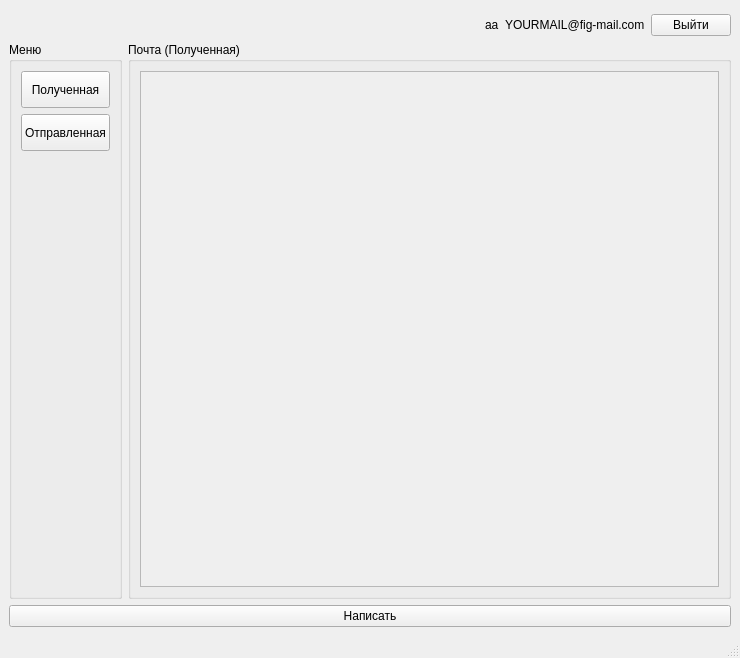
<?xml version="1.0" encoding="UTF-8"?>
<ui version="4.0">
 <class>MainWindow</class>
 <widget class="QMainWindow" name="MainWindow">
  <property name="geometry">
   <rect>
    <x>0</x>
    <y>0</y>
    <width>740</width>
    <height>658</height>
   </rect>
  </property>
  <property name="windowTitle">
   <string>MainWindow</string>
  </property>
  <widget class="QWidget" name="centralwidget">
   <layout class="QVBoxLayout" name="verticalLayout">
    <item>
     <spacer name="verticalSpacer_2">
      <property name="orientation">
       <enum>Qt::Vertical</enum>
      </property>
      <property name="sizeType">
       <enum>QSizePolicy::Minimum</enum>
      </property>
      <property name="sizeHint" stdset="0">
       <size>
        <width>20</width>
        <height>5</height>
       </size>
      </property>
     </spacer>
    </item>
    <item>
     <layout class="QHBoxLayout" name="horizontalLayout">
      <item>
       <spacer name="horizontalSpacer">
        <property name="orientation">
         <enum>Qt::Horizontal</enum>
        </property>
        <property name="sizeType">
         <enum>QSizePolicy::Expanding</enum>
        </property>
        <property name="sizeHint" stdset="0">
         <size>
          <width>40</width>
          <height>1</height>
         </size>
        </property>
       </spacer>
      </item>
      <item>
       <widget class="QLabel" name="pfp_label">
        <property name="text">
         <string>aa</string>
        </property>
       </widget>
      </item>
      <item>
       <widget class="QLabel" name="displayname_label">
        <property name="maximumSize">
         <size>
          <width>16777215</width>
          <height>100</height>
         </size>
        </property>
        <property name="text">
         <string>YOURMAIL@fig-mail.com</string>
        </property>
       </widget>
      </item>
      <item>
       <widget class="QPushButton" name="logout_button">
        <property name="text">
         <string>Выйти</string>
        </property>
       </widget>
      </item>
     </layout>
    </item>
    <item>
     <layout class="QHBoxLayout" name="horizontalLayout_2">
      <item>
       <widget class="QGroupBox" name="groupBox_2">
        <property name="maximumSize">
         <size>
          <width>128</width>
          <height>16777215</height>
         </size>
        </property>
        <property name="title">
         <string>Меню</string>
        </property>
        <layout class="QVBoxLayout" name="verticalLayout_2">
         <item>
          <widget class="QPushButton" name="recieved_emails_button">
           <property name="minimumSize">
            <size>
             <width>0</width>
             <height>37</height>
            </size>
           </property>
           <property name="text">
            <string>Полученная</string>
           </property>
          </widget>
         </item>
         <item>
          <widget class="QPushButton" name="sent_emails_button">
           <property name="minimumSize">
            <size>
             <width>0</width>
             <height>37</height>
            </size>
           </property>
           <property name="text">
            <string>Отправленная</string>
           </property>
          </widget>
         </item>
         <item>
          <spacer name="verticalSpacer">
           <property name="orientation">
            <enum>Qt::Vertical</enum>
           </property>
           <property name="sizeType">
            <enum>QSizePolicy::Expanding</enum>
           </property>
           <property name="sizeHint" stdset="0">
            <size>
             <width>20</width>
             <height>40</height>
            </size>
           </property>
          </spacer>
         </item>
        </layout>
       </widget>
      </item>
      <item>
       <widget class="QGroupBox" name="emailsGroup">
        <property name="minimumSize">
         <size>
          <width>0</width>
          <height>464</height>
         </size>
        </property>
        <property name="title">
         <string>Почта (Полученная)</string>
        </property>
        <layout class="QVBoxLayout" name="verticalLayout_4">
         <item>
          <widget class="QScrollArea" name="scrollArea">
           <property name="widgetResizable">
            <bool>true</bool>
           </property>
           <widget class="QWidget" name="scrollAreaWidgetContents">
            <property name="geometry">
             <rect>
              <x>0</x>
              <y>0</y>
              <width>565</width>
              <height>457</height>
             </rect>
            </property>
            <layout class="QVBoxLayout" name="verticalLayout_3"/>
           </widget>
          </widget>
         </item>
        </layout>
       </widget>
      </item>
     </layout>
    </item>
    <item>
     <widget class="QPushButton" name="write_button">
      <property name="text">
       <string>Написать</string>
      </property>
     </widget>
    </item>
   </layout>
  </widget>
  <widget class="QMenuBar" name="menubar">
   <property name="geometry">
    <rect>
     <x>0</x>
     <y>0</y>
     <width>740</width>
     <height>26</height>
    </rect>
   </property>
  </widget>
  <widget class="QStatusBar" name="statusbar"/>
 </widget>
 <resources/>
 <connections/>
</ui>
